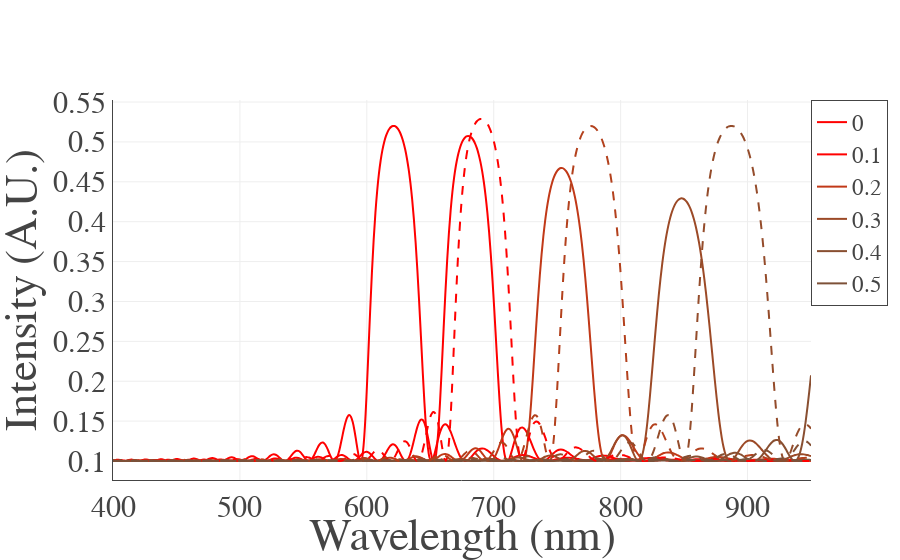

The notebook cell this image was saved under:
### Code cell
class chiral_nematic_simulation():
    def __init__(self):
        # counter for plotting
        self.item_number = 0
        self.traces = {}
        # simulation wavelength range
        self.wlRange = np.linspace(400,800,300)
        pass

    def materials(self):
        self.CNC = sim.UniaxialMaterial(1.586,1.524) # this might not be right
        self.air = sim.HomogeneousNondispersiveMaterial(1)
        self.cellulose = sim.HomogeneousNondispersiveMaterial(1.55)
        # Set the glass as a practical backend
        self.glass = sim.HomogeneousNondispersiveMaterial(1.55)
        self.front = sim.IsotropicHalfSpace(self.air)
        self.airhalf= sim.IsotropicHalfSpace(self.air)
        self.glasshalf = sim.IsotropicHalfSpace(self.glass)

        # set space before and after the sample
        self.s = sim.OptSystem()
        # set space before and after the sample
        self.s.setHalfSpaces(self.airhalf ,self.glasshalf)
        


    def simple_film(self):
        # helicoidal structure with CNC, pitch and thickness
        heli = sim.HeliCoidalStructure
        h1 = heli(self.CNC,180,1000)
        # set structure for simulation
        self.s.setStructure([h1])
        self.result = self.s.scanSpectrum(self.wlRange)
        plt.plot(self.result[0],self.result[1], color = specToRGB(self.result))
        # counter for plotting
        self.item_number += 1 
        

    def chiral_nematic_film(self, materials, half_pitch = 180, thickness = 1000):
        # helicoidal structure with CNC, pitch and thickness
        heli = sim.HeliCoidalStructure
        h1 = heli(materials, half_pitch, thickness)
        # set structure for simulation
        self.s.setStructure([h1])
        self.result = self.s.scanSpectrum(self.wlRange)
        plt.plot(self.result[0],self.result[1], color = specToRGB(self.result))
        # counter for plotting
        self.item_number += 1 

    def CNC_water_mixture_refractive_index(self, water_volume_fraction):
        water = 1.33
        CNC = (1.586, 1.524)
        # dielectric constant epsilon is sqrt of refractive index
        # for composite materials, dielectric constant calculation: 
        # e = e1*v1 + e2*v2  v is the volume fraction   http://www.sciencedirect.com/science/article/pii/S0030401899006951
        CNC_water_mixture  = (np.square(np.sqrt(CNC[0])*(1-water_volume_fraction)+np.sqrt(water)*water_volume_fraction),
                            np.square(np.sqrt(CNC[1])*(1-water_volume_fraction)+np.sqrt(water)*water_volume_fraction))

        self.CNC_water_mixture  = sim.UniaxialMaterial(CNC_water_mixture[0], CNC_water_mixture[1])
        return self.CNC_water_mixture
    
    
    def plot_spectrum(self):
        plt.rcParams['figure.figsize'] = (8,6)
        plt.rcParams['savefig.dpi'] = 100
        # change font size, axis  etc..
        plt.show()
        
    def normalisation_with_experiment_data(self, experiment_peak_intensity = 0.52, normalised_base_level = 0.1):
        # the highest peak (without any red shift)
        original_peak = self.chiral_nematic_film(self.CNC, self.original_half_pitch, self.original_half_pitch*self.pseudo_layers)
        simulation_maximum = max(self.result[1])
        self.normalisation_ratio = experiment_peak_intensity/simulation_maximum
        self.normalised_base_level = normalised_base_level
        
        
    def prepare_plotly_data(self, series_name):
        # nomalisation value
        normalised_y = np.asarray(self.result[1])*self.normalisation_ratio + self.normalised_base_level
        
        # this prepares the traces after every simulation
        self.traces[self.item_number] = go.Scatter(
            #self.traces[i] = go.Scattergl( # performs better at larger dataset
                x = self.result[0], #x value
                y = normalised_y, #y value
                mode = self.plot_type,
                name = series_name,
                #text='RH {}'.format(self.peak_data[sample_number]['humidity'][scan_number]), # hover text
                line = dict(
                    dash = self.dash_type, 
                    shape='spline',
                    # automatically assign colour based on peak
                    color = 'rgb({},{},{})'.format(specToRGB(self.result)[0],specToRGB(self.result)[1],specToRGB(self.result)[2])
                    ),
                 marker = dict(
                    size = 7*self.font_size_scale_factor,
                    #color=self.colour_scale[item_number],
                    color = 'rgba(0,0,0,0)',
                    opacity = 0.8, 
                    #symbol = self.marker_symbols[item_number], 
                    line = dict(  # outter rim of the marker,
                        width = 2, 
                        color = "black",
                        ),
                    ),
                showlegend = self.show_legend,
                )
        
    def plotly_plot_data(self):
        # this defines layout and plot the plotly thing
        # modify layout with dict()
        layout = dict(
            #title = '',
            xaxis= dict( 
                range = self.x_lim, # move the x_axis to start from 0.
                title= self.x_label,
                titlefont=dict(size=30*self.font_size_scale_factor, family = 'Times New Roman'),
                ticklen= 0,
                tickfont=dict(size=20*self.font_size_scale_factor, family = 'Times New Roman'),
                showline=True,
                zeroline= True,                
                gridwidth= 1,
                showgrid=True,
                ),
            yaxis = dict(
                range = self.y_lim,
                title = self.y_label,
                titlefont=dict(size=30*self.font_size_scale_factor, family = 'Times New Roman'),
                ticklen= 0,
                tickfont=dict(size=20*self.font_size_scale_factor, family = 'Times New Roman'),
                showline = True,
                zeroline = True,
                showgrid = True,
                gridwidth= 1,
                ),
            legend = dict(
                font=dict(size=15*self.font_size_scale_factor, family = 'Times New Roman'),
                xanchor=self.legend_anchor[0],
                yanchor=self.legend_anchor[1],
                x = self.legend_position[0],
                y = self.legend_position[1],
                # a box for legend
                bgcolor='white',
                #bordercolor='black',
                borderwidth=1,
                ), 
            margin = go.Margin(
                l=75*self.font_size_scale_factor,
                #r=50,
                #b=100,
                #t=100,
                #pad=5
                ),
            # transparent graph
            paper_bgcolor='rgba(0,0,0,0)',
            plot_bgcolor='rgba(0,0,0,0)'
            )

        
        # create data -- a list contains all the traces
        data = []
        for i in self.traces:
            data.append(self.traces[i])
        # create figure with data and layout
        fig = dict(data=data, layout=layout)
        # set export static image
        
        # generate the plot and save as svg
        a = py.iplot(fig,  filename='csv_plot', 
                     image_width = self.image_size[0],
                     image_height = self.image_size[1], 
                     image='svg',)


    
# initialise the class
chiral_simulation = chiral_nematic_simulation()
chiral_simulation.wlRange = np.linspace(400,950,400)
chiral_simulation.materials()


# Plotly settings
# axes
chiral_simulation.x_lim = ()
chiral_simulation.x_label = 'Wavelength (nm)'
chiral_simulation.y_lim = ()
chiral_simulation.y_label = 'Intensity (A.U.)'
# legend
chiral_simulation.show_legend = True
chiral_simulation.legend_position = (1, None)
chiral_simulation.legend_anchor = ('left','top') #x,y_anchor
# How to plot data? #'lines', 'markers', 'lines+markers'
chiral_simulation.plot_type = 'lines' #'lines', 'markers', 'lines+markers'
chiral_simulation.dash_type = None
# the font size factor
chiral_simulation.font_size_scale_factor = 1.5
# How large is the image (svg for aspect ratio and relative size to fonts)
chiral_simulation.image_size = (850,500)


#simulation starts here
#colour_change_mechanism = 'pitch_change_only'
#olour_change_mechanism = 'refractive_index_change_only'


# initialise parameters
pseudo_layers = 25
original_half_pitch = 200
chiral_simulation.pseudo_layers = pseudo_layers
chiral_simulation.original_half_pitch = original_half_pitch
chiral_simulation.normalisation_with_experiment_data(0.42,0.1)


for water_volume_fraction in [0,0.1,0.2,0.3,0.4,0.5]:
        # for swelling with both refractive index change and pitch change
        swollen_thickness = original_half_pitch*pseudo_layers/(1-water_volume_fraction)
        swollen_half_pitch = swollen_thickness/pseudo_layers
        CNC_water_mixture = chiral_simulation.CNC_water_mixture_refractive_index(water_volume_fraction)
        chiral_simulation.chiral_nematic_film(materials = CNC_water_mixture, half_pitch = swollen_half_pitch, thickness = swollen_thickness)
        chiral_simulation.prepare_plotly_data(series_name = water_volume_fraction)

        
colour_change_mechanism = 'pitch_change_only'    
chiral_simulation.dash_type = 'dash'
chiral_simulation.show_legend = False 
for water_volume_fraction in [0.1,0.2,0.3,0.4,0.5]:
        swollen_thickness = original_half_pitch*pseudo_layers/(1-water_volume_fraction)
        swollen_half_pitch = swollen_thickness/pseudo_layers
        chiral_simulation.chiral_nematic_film(materials = chiral_simulation.CNC, half_pitch = swollen_half_pitch, thickness = pseudo_layers*swollen_half_pitch)
        chiral_simulation.prepare_plotly_data(series_name = None)

        
# chiral_simulation.plot_spectrum() # plot in matplotlib
chiral_simulation.plotly_plot_data()

### Figure 1 — Plotly figure (JSON) as saved in the notebook; plotly's stock layout.template omitted (floating-point values rounded to 4 significant figures; data arrays with more than 128 entries replaced by an {"elided": "..."} marker saying what was removed)
{"data": [{"line": {"color": "rgb(1.0,0.0,0.0)", "dash": null, "shape": "spline"}, "marker": {"color": "rgba(0,0,0,0)", "line": {"color": "black", "width": 2}, "opacity": 0.8, "size": 10.5}, "mode": "lines", "name": 0, "showlegend": true, "type": "scatter", "x": {"elided": "400 float values"}, "y": {"elided": "400 float values"}}, {"line": {"color": "rgb(1.0,0.0,0.006574644933095133)", "dash": null, "shape": "spline"}, "marker": {"color": "rgba(0,0,0,0)", "line": {"color": "black", "width": 2}, "opacity": 0.8, "size": 10.5}, "mode": "lines", "name": 0.1, "showlegend": true, "type": "scatter", "x": {"elided": "400 float values"}, "y": {"elided": "400 float values"}}, {"line": {"color": "rgb(0.7576942315595623,0.22392990929427795,0.09513049078426858)", "dash": null, "shape": "spline"}, "marker": {"color": "rgba(0,0,0,0)", "line": {"color": "black", "width": 2}, "opacity": 0.8, "size": 10.5}, "mode": "lines", "name": 0.2, "showlegend": true, "type": "scatter", "x": {"elided": "400 float values"}, "y": {"elided": "400 float values"}}, {"line": {"color": "rgb(0.6117080946388913,0.290854405777124,0.15285587529305386)", "dash": null, "shape": "spline"}, "marker": {"color": "rgba(0,0,0,0)", "line": {"color": "black", "width": 2}, "opacity": 0.8, "size": 10.5}, "mode": "lines", "name": 0.3, "showlegend": true, "type": "scatter", "x": {"elided": "400 float values"}, "y": {"elided": "400 float values"}}, {"line": {"color": "rgb(0.5376712535519035,0.31069001354042836,0.19206552083916978)", "dash": null, "shape": "spline"}, "marker": {"color": "rgba(0,0,0,0)", "line": {"color": "black", "width": 2}, "opacity": 0.8, "size": 10.5}, "mode": "lines", "name": 0.4, "showlegend": true, "type": "scatter", "x": {"elided": "400 float values"}, "y": {"elided": "400 float values"}}, {"line": {"color": "rgb(0.48918750219825086,0.31838501863738833,0.2214712765106094)", "dash": null, "shape": "spline"}, "marker": {"color": "rgba(0,0,0,0)", "line": {"color": "black", "width": 2}, "opacity": 0.8, "size": 10.5}, "mode": "lines", "name": 0.5, "showlegend": true, "type": "scatter", "x": {"elided": "400 float values"}, "y": {"elided": "400 float values"}}, {"line": {"color": "rgb(1.0,0.016623616886968923,0.019062006606595943)", "dash": "dash", "shape": "spline"}, "marker": {"color": "rgba(0,0,0,0)", "line": {"color": "black", "width": 2}, "opacity": 0.8, "size": 10.5}, "mode": "lines", "name": null, "showlegend": false, "type": "scatter", "x": {"elided": "400 float values"}, "y": {"elided": "400 float values"}}, {"line": {"color": "rgb(0.7025694894548628,0.2533484587878333,0.11400653512578243)", "dash": "dash", "shape": "spline"}, "marker": {"color": "rgba(0,0,0,0)", "line": {"color": "black", "width": 2}, "opacity": 0.8, "size": 10.5}, "mode": "lines", "name": null, "showlegend": false, "type": "scatter", "x": {"elided": "400 float values"}, "y": {"elided": "400 float values"}}, {"line": {"color": "rgb(0.5821038053785901,0.29976217080851086,0.16784657934531522)", "dash": "dash", "shape": "spline"}, "marker": {"color": "rgba(0,0,0,0)", "line": {"color": "black", "width": 2}, "opacity": 0.8, "size": 10.5}, "mode": "lines", "name": null, "showlegend": false, "type": "scatter", "x": {"elided": "400 float values"}, "y": {"elided": "400 float values"}}, {"line": {"color": "rgb(0.5166858373953596,0.3145885140070742,0.20439340244718382)", "dash": "dash", "shape": "spline"}, "marker": {"color": "rgba(0,0,0,0)", "line": {"color": "black", "width": 2}, "opacity": 0.8, "size": 10.5}, "mode": "lines", "name": null, "showlegend": false, "type": "scatter", "x": {"elided": "400 float values"}, "y": {"elided": "400 float values"}}, {"line": {"color": "rgb(0.4740327611598255,0.3197723104901534,0.2313796899416703)", "dash": "dash", "shape": "spline"}, "marker": {"color": "rgba(0,0,0,0)", "line": {"color": "black", "width": 2}, "opacity": 0.8, "size": 10.5}, "mode": "lines", "name": null, "showlegend": false, "type": "scatter", "x": {"elided": "400 float values"}, "y": {"elided": "400 float values"}}], "layout": {"legend": {"bgcolor": "white", "borderwidth": 1, "font": {"family": "Times New Roman", "size": 22.5}, "x": 1, "xanchor": "left", "y": null, "yanchor": "top"}, "margin": {"l": 112.5}, "paper_bgcolor": "rgba(0,0,0,0)", "plot_bgcolor": "rgba(0,0,0,0)", "xaxis": {"gridwidth": 1, "range": [], "showgrid": true, "showline": true, "tickfont": {"family": "Times New Roman", "size": 30}, "ticklen": 0, "title": "Wavelength (nm)", "titlefont": {"family": "Times New Roman", "size": 45}, "zeroline": true}, "yaxis": {"gridwidth": 1, "range": [], "showgrid": true, "showline": true, "tickfont": {"family": "Times New Roman", "size": 30}, "ticklen": 0, "title": "Intensity (A.U.)", "titlefont": {"family": "Times New Roman", "size": 45}, "zeroline": true}}}
